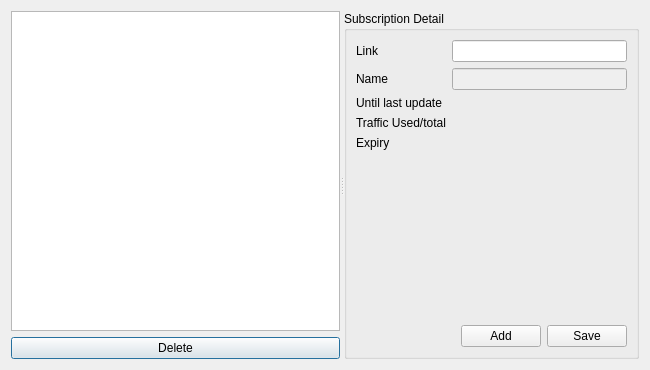
<?xml version="1.0" encoding="UTF-8"?>
<ui version="4.0">
 <class>SubscriptionManagerWgt</class>
 <widget class="QDialog" name="SubscriptionManagerWgt">
  <property name="geometry">
   <rect>
    <x>0</x>
    <y>0</y>
    <width>650</width>
    <height>370</height>
   </rect>
  </property>
  <property name="minimumSize">
   <size>
    <width>650</width>
    <height>370</height>
   </size>
  </property>
  <property name="windowTitle">
   <string>Subscription manager</string>
  </property>
  <layout class="QHBoxLayout" name="horizontalLayout_2">
   <item>
    <widget class="QSplitter" name="splitter">
     <property name="orientation">
      <enum>Qt::Horizontal</enum>
     </property>
     <widget class="QWidget" name="layoutWidget">
      <layout class="QVBoxLayout" name="verticalLayout">
       <item>
        <widget class="QListWidget" name="listAir">
         <property name="sizePolicy">
          <sizepolicy hsizetype="Preferred" vsizetype="Expanding">
           <horstretch>0</horstretch>
           <verstretch>0</verstretch>
          </sizepolicy>
         </property>
        </widget>
       </item>
       <item>
        <layout class="QHBoxLayout" name="horizontalLayout">
         <item>
          <widget class="QPushButton" name="btnDel">
           <property name="sizePolicy">
            <sizepolicy hsizetype="Preferred" vsizetype="Fixed">
             <horstretch>0</horstretch>
             <verstretch>0</verstretch>
            </sizepolicy>
           </property>
           <property name="text">
            <string>Delete</string>
           </property>
          </widget>
         </item>
        </layout>
       </item>
      </layout>
     </widget>
     <widget class="QGroupBox" name="groupBox">
      <property name="title">
       <string>Subscription Detail</string>
      </property>
      <layout class="QVBoxLayout" name="verticalLayout_2">
       <item>
        <layout class="QGridLayout" name="gridLayout">
         <item row="1" column="0">
          <widget class="QLabel" name="label_2">
           <property name="text">
            <string>Name</string>
           </property>
          </widget>
         </item>
         <item row="0" column="0">
          <widget class="QLabel" name="label">
           <property name="text">
            <string>Link</string>
           </property>
          </widget>
         </item>
         <item row="3" column="0">
          <widget class="QLabel" name="label_3">
           <property name="text">
            <string>Traffic Used/total</string>
           </property>
          </widget>
         </item>
         <item row="1" column="1">
          <widget class="QLineEdit" name="editAirName">
           <property name="enabled">
            <bool>false</bool>
           </property>
          </widget>
         </item>
         <item row="3" column="1">
          <widget class="QLabel" name="labelTraffic">
           <property name="text">
            <string/>
           </property>
           <property name="alignment">
            <set>Qt::AlignRight|Qt::AlignTrailing|Qt::AlignVCenter</set>
           </property>
          </widget>
         </item>
         <item row="0" column="1">
          <widget class="QLineEdit" name="editAirLink"/>
         </item>
         <item row="2" column="0" colspan="2">
          <widget class="QLabel" name="label_4">
           <property name="text">
            <string>Until last update</string>
           </property>
          </widget>
         </item>
         <item row="4" column="0">
          <widget class="QLabel" name="label_6">
           <property name="text">
            <string>Expiry</string>
           </property>
          </widget>
         </item>
         <item row="4" column="1">
          <widget class="QLabel" name="labelExpiry">
           <property name="text">
            <string/>
           </property>
           <property name="alignment">
            <set>Qt::AlignRight|Qt::AlignTrailing|Qt::AlignVCenter</set>
           </property>
          </widget>
         </item>
        </layout>
       </item>
       <item>
        <spacer name="verticalSpacer">
         <property name="orientation">
          <enum>Qt::Vertical</enum>
         </property>
         <property name="sizeHint" stdset="0">
          <size>
           <width>20</width>
           <height>208</height>
          </size>
         </property>
        </spacer>
       </item>
       <item>
        <layout class="QHBoxLayout" name="horizontalLayout_3">
         <item>
          <spacer name="horizontalSpacer">
           <property name="orientation">
            <enum>Qt::Horizontal</enum>
           </property>
           <property name="sizeHint" stdset="0">
            <size>
             <width>40</width>
             <height>20</height>
            </size>
           </property>
          </spacer>
         </item>
         <item>
          <widget class="QPushButton" name="btnAdd">
           <property name="sizePolicy">
            <sizepolicy hsizetype="Preferred" vsizetype="Fixed">
             <horstretch>0</horstretch>
             <verstretch>0</verstretch>
            </sizepolicy>
           </property>
           <property name="text">
            <string>Add</string>
           </property>
          </widget>
         </item>
         <item>
          <widget class="QPushButton" name="btnSave">
           <property name="text">
            <string>Save</string>
           </property>
          </widget>
         </item>
        </layout>
       </item>
      </layout>
     </widget>
    </widget>
   </item>
  </layout>
 </widget>
 <resources/>
 <connections/>
</ui>
